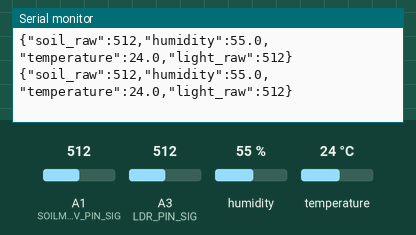
Recording of a sketch running on a simulated Arduino Uno, built with avr-gcc and run on an emulated ATmega328P. Parts: the last lines printed to the serial monitor. Wiring (inferred from the names in the program): DHT11 sensor: data pin 2. Inputs (shaded band) come from the test bench; at power-on: humidity 55 %, A1 (SOILMOISTURE_5V_PIN_SIG) = 512, A3 (LDR_PIN_SIG) = 512, temperature 24 °C.

Above: at 5.8 s.
5.9 s: humidity set to 22 %
At 11.2 s:
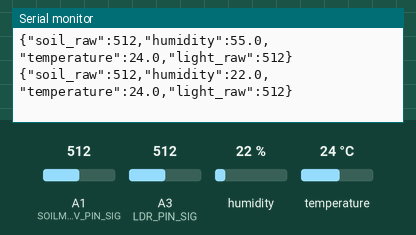
11.9 s: A1 (SOILMOISTURE_5V_PIN_SIG) set to 716
At 16.4 s:
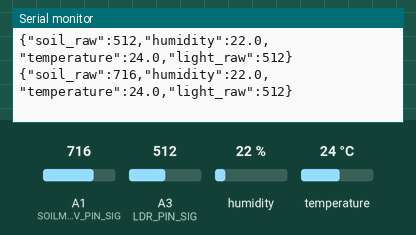
17.9 s: A3 (LDR_PIN_SIG) set to 716
At 21.5 s:
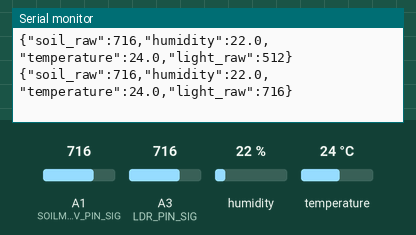
23.9 s: temperature set to 12 °C
At 26.6 s:
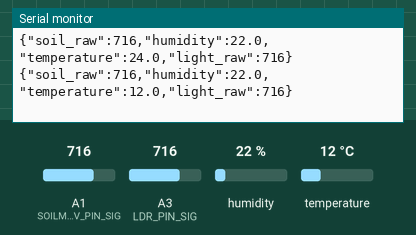
29.9 s: A1 (SOILMOISTURE_5V_PIN_SIG) set to 992
At 31.7 s:
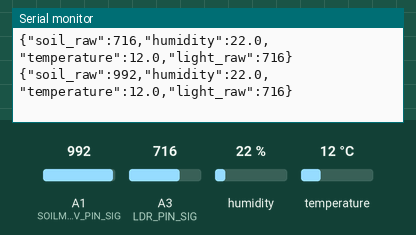
35.9 s: A3 (LDR_PIN_SIG) set to 992
At 40.8 s:
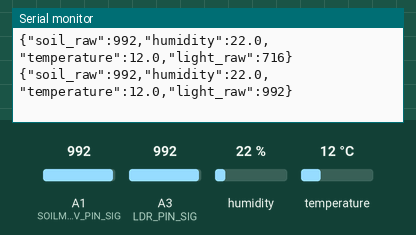
Timing chart, 0 to 42.3 s (numbered marks = the images above; inputs shaded):
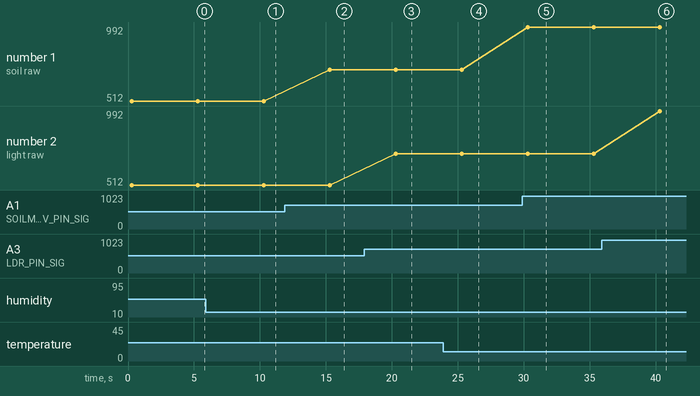

The sketch:

arduino_uno_sensor_node.ino
```cpp
#include "Arduino.h"
#include "SoilMoisture.h"
#include "DHT.h"
#include "LDR.h"

// Pin definitions.
#define SOILMOISTURE_5V_PIN_SIG A1
#define DHT_PIN_DATA 2
#define LDR_PIN_SIG A3

// Use DHT22 here if the physical sensor is DHT22 instead of DHT11.
#define DHTTYPE DHT11

const unsigned long SERIAL_BAUD_RATE = 9600;
const unsigned long READ_INTERVAL_MS = 5000;

SoilMoisture soilMoisture_5v(SOILMOISTURE_5V_PIN_SIG);
DHT dht(DHT_PIN_DATA, DHTTYPE);
LDR ldr(LDR_PIN_SIG);

unsigned long lastReadAt = 0;

void printNullableFloat(float value)
{
    if (isnan(value))
    {
        Serial.print(F("null"));
    }
    else
    {
        Serial.print(value, 1);
    }
}

void printSensorReading()
{
    int soilRaw = soilMoisture_5v.read();
    float humidity = dht.readHumidity();
    float temperature = dht.readTempC();
    int lightRaw = ldr.read();

    Serial.print(F("{\"soil_raw\":"));
    Serial.print(soilRaw);
    Serial.print(F(",\"humidity\":"));
    printNullableFloat(humidity);
    Serial.print(F(",\"temperature\":"));
    printNullableFloat(temperature);
    Serial.print(F(",\"light_raw\":"));
    Serial.print(lightRaw);
    Serial.println(F("}"));
}

void setup()
{
    Serial.begin(SERIAL_BAUD_RATE);
    dht.begin();
    lastReadAt = millis() - READ_INTERVAL_MS;
}

void loop()
{
    unsigned long now = millis();
    if (now - lastReadAt >= READ_INTERVAL_MS)
    {
        lastReadAt = now;
        printSensorReading();
    }
}
```

AnalogReader.cpp
```cpp
#include "AnalogReader.h"

#include <Arduino.h>

AnalogReader::AnalogReader(const int pin) : m_pin(pin) {}

/**
 * Read analog value from board ADC
 */
int AnalogReader::read()
{
	return analogRead(m_pin);
}
```

AnalogReader.h
```cpp
#ifndef _ANALOG_READER_H
#define _ANALOG_READER_H

class AnalogReader
{
	public:
		AnalogReader(const int pin);
		int read();

	private:
		const int m_pin;
};
#endif //_ANALOG_READER_H
```

DHT.cpp
```cpp
// (licence header left out)
#include "DHT.h"

#define MIN_INTERVAL 2000

DHT::DHT(uint8_t pin, uint8_t type, uint8_t count) {
  _pin = pin;
  _type = type;
  #ifdef __AVR
    _bit = digitalPinToBitMask(pin);
    _port = digitalPinToPort(pin);
  #endif
  _maxcycles = microsecondsToClockCycles(1000);  // 1 millisecond timeout for
                                                 // reading pulses from DHT sensor.
  // Note that count is now ignored as the DHT reading algorithm adjusts itself
  // basd on the speed of the processor.
}

void DHT::begin(void) {
  // set up the pins!
  pinMode(_pin, INPUT_PULLUP);
  // Using this value makes sure that millis() - lastreadtime will be
  // >= MIN_INTERVAL right away. Note that this assignment wraps around,
  // but so will the subtraction.
  _lastreadtime = -MIN_INTERVAL;
  DEBUG_PRINT("Max clock cycles: "); DEBUG_PRINTLN(_maxcycles, DEC);
}

//boolean S == Scale.  True == Fahrenheit; False == Celcius
float DHT::readTemperature(bool S, bool force) {
  float f = NAN;

  if (read(force)) {
    switch (_type) {
    case DHT11:
      f = data[2];
      if(S) {
        f = convertCtoF(f);
      }
      break;
    case DHT22:
    case DHT21:
      f = data[2] & 0x7F;
      f *= 256;
      f += data[3];
      f *= 0.1;
      if (data[2] & 0x80) {
        f *= -1;
      }
      if(S) {
        f = convertCtoF(f);
      }
      break;
    }
  }
  if (isnan(f))
  {
    Serial.println("Failed to read Temperature!");
  }
  return f;
}

float DHT::convertCtoF(float c) {
  return c * 1.8 + 32;
}

float DHT::convertFtoC(float f) {
  return (f - 32) * 0.55555;
}

float DHT::readHumidity(bool force) {
  float f = NAN;
  if (read()) {
    switch (_type) {
    case DHT11:
      f = data[0];
      break;
    case DHT22:
    case DHT21:
      f = data[0];
      f *= 256;
      f += data[1];
      f *= 0.1;
      break;
    }
  }
  if (isnan(f))
  {
    Serial.println("Failed to read Humidity!");
  }
  return f;
}

float DHT::readTempC()
{
  return readTemperature();
}
float DHT::readTempF()
{
  return convertCtoF(readTemperature());
}

//boolean isFahrenheit: True == Fahrenheit; False == Celcius
float DHT::computeHeatIndex(float temperature, float percentHumidity, bool isFahrenheit) {
  // Using both Rothfusz and Steadman's equations
  // http://www.wpc.ncep.noaa.gov/html/heatindex_equation.shtml
  float hi;

  if (!isFahrenheit)
    temperature = convertCtoF(temperature);

  hi = 0.5 * (temperature + 61.0 + ((temperature - 68.0) * 1.2) + (percentHumidity * 0.094));

  if (hi > 79) {
    hi = -42.379 +
             2.04901523 * temperature +
            10.14333127 * percentHumidity +
            -0.22475541 * temperature*percentHumidity +
            -0.00683783 * pow(temperature, 2) +
            -0.05481717 * pow(percentHumidity, 2) +
             0.00122874 * pow(temperature, 2) * percentHumidity +
             0.00085282 * temperature*pow(percentHumidity, 2) +
            -0.00000199 * pow(temperature, 2) * pow(percentHumidity, 2);

    if((percentHumidity < 13) && (temperature >= 80.0) && (temperature <= 112.0))
      hi -= ((13.0 - percentHumidity) * 0.25) * sqrt((17.0 - abs(temperature - 95.0)) * 0.05882);

    else if((percentHumidity > 85.0) && (temperature >= 80.0) && (temperature <= 87.0))
      hi += ((percentHumidity - 85.0) * 0.1) * ((87.0 - temperature) * 0.2);
  }

  return isFahrenheit ? hi : convertFtoC(hi);
}

boolean DHT::read(bool force) {
  // Check if sensor was read less than two seconds ago and return early
  // to use last reading.
  uint32_t currenttime = millis();
  if (!force && ((currenttime - _lastreadtime) < 2000)) {
    return _lastresult; // return last correct measurement
  }
  _lastreadtime = currenttime;

  // Reset 40 bits of received data to zero.
  data[0] = data[1] = data[2] = data[3] = data[4] = 0;

  // Send start signal.  See DHT datasheet for full signal diagram:
  //   http://www.adafruit.com/datasheets/Digital%20humidity%20and%20temperature%20sensor%20AM2302.pdf

  // Go into high impedence state to let pull-up raise data line level and
  // start the reading process.
  digitalWrite(_pin, HIGH);
  delay(250);

  // First set data line low for 20 milliseconds.
  pinMode(_pin, OUTPUT);
  digitalWrite(_pin, LOW);
  delay(20);

  uint32_t cycles[80];
  {
    // Turn off interrupts temporarily because the next sections are timing critical
    // and we don't want any interruptions.
    InterruptLock lock;

    // End the start signal by setting data line high for 40 microseconds.
    digitalWrite(_pin, HIGH);
    delayMicroseconds(40);

    // Now start reading the data line to get the value from the DHT sensor.
    pinMode(_pin, INPUT_PULLUP);
    delayMicroseconds(10);  // Delay a bit to let sensor pull data line low.

    // First expect a low signal for ~80 microseconds followed by a high signal
    // for ~80 microseconds again.
    if (expectPulse(LOW) == 0) {
      DEBUG_PRINTLN(F("Timeout waiting for start signal low pulse."));
      _lastresult = false;
      return _lastresult;
    }
    if (expectPulse(HIGH) == 0) {
      DEBUG_PRINTLN(F("Timeout waiting for start signal high pulse."));
      _lastresult = false;
      return _lastresult;
    }

    // Now read the 40 bits sent by the sensor.  Each bit is sent as a 50
    // microsecond low pulse followed by a variable length high pulse.  If the
    // high pulse is ~28 microseconds then it's a 0 and if it's ~70 microseconds
    // then it's a 1.  We measure the cycle count of the initial 50us low pulse
    // and use that to compare to the cycle count of the high pulse to determine
    // if the bit is a 0 (high state cycle count < low state cycle count), or a
    // 1 (high state cycle count > low state cycle count). Note that for speed all
    // the pulses are read into a array and then examined in a later step.
    for (int i=0; i<80; i+=2) {
      cycles[i]   = expectPulse(LOW);
      cycles[i+1] = expectPulse(HIGH);
    }
  } // Timing critical code is now complete.

  // Inspect pulses and determine which ones are 0 (high state cycle count < low
  // state cycle count), or 1 (high state cycle count > low state cycle count).
  for (int i=0; i<40; ++i) {
    uint32_t lowCycles  = cycles[2*i];
    uint32_t highCycles = cycles[2*i+1];
    if ((lowCycles == 0) || (highCycles == 0)) {
      DEBUG_PRINTLN(F("Timeout waiting for pulse."));
      _lastresult = false;
      return _lastresult;
    }
    data[i/8] <<= 1;
    // Now compare the low and high cycle times to see if the bit is a 0 or 1.
    if (highCycles > lowCycles) {
      // High cycles are greater than 50us low cycle count, must be a 1.
      data[i/8] |= 1;
    }
    // Else high cycles are less than (or equal to, a weird case) the 50us low
    // cycle count so this must be a zero.  Nothing needs to be changed in the
    // stored data.
  }

  DEBUG_PRINTLN(F("Received:"));
  DEBUG_PRINT(data[0], HEX); DEBUG_PRINT(F(", "));
  DEBUG_PRINT(data[1], HEX); DEBUG_PRINT(F(", "));
  DEBUG_PRINT(data[2], HEX); DEBUG_PRINT(F(", "));
  DEBUG_PRINT(data[3], HEX); DEBUG_PRINT(F(", "));
  DEBUG_PRINT(data[4], HEX); DEBUG_PRINT(F(" =? "));
  DEBUG_PRINTLN((data[0] + data[1] + data[2] + data[3]) & 0xFF, HEX);

  // Check we read 40 bits and that the checksum matches.
  if (data[4] == ((data[0] + data[1] + data[2] + data[3]) & 0xFF)) {
    _lastresult = true;
    return _lastresult;
  }
  else {
    DEBUG_PRINTLN(F("Checksum failure!"));
    _lastresult = false;
    return _lastresult;
  }
}

// Expect the signal line to be at the specified level for a period of time and
// return a count of loop cycles spent at that level (this cycle count can be
// used to compare the relative time of two pulses).  If more than a millisecond
// ellapses without the level changing then the call fails with a 0 response.
// This is adapted from Arduino's pulseInLong function (which is only available
// in the very latest IDE versions):
//   https://github.com/arduino/Arduino/blob/master/hardware/arduino/avr/cores/arduino/wiring_pulse.c
uint32_t DHT::expectPulse(bool level) {
  uint32_t count = 0;
  // On AVR platforms use direct GPIO port access as it's much faster and better
  // for catching pulses that are 10's of microseconds in length:
  #ifdef __AVR
    uint8_t portState = level ? _bit : 0;
    while ((*portInputRegister(_port) & _bit) == portState) {
      if (count++ >= _maxcycles) {
        return 0; // Exceeded timeout, fail.
      }
    }
  // Otherwise fall back to using digitalRead (this seems to be necessary on ESP8266
  // right now, perhaps bugs in direct port access functions?).
  #else
    while (digitalRead(_pin) == level) {
      if (count++ >= _maxcycles) {
        return 0; // Exceeded timeout, fail.
      }
    }
  #endif

  return count;
}
```

DHT.h
```cpp
// (licence header left out)
#ifndef DHT_H
#define DHT_H

#if ARDUINO >= 100
 #include "Arduino.h"
#else
 #include "WProgram.h"
#endif


// Uncomment to enable printing out nice debug messages.
//#define DHT_DEBUG

// Define where debug output will be printed.
#define DEBUG_PRINTER Serial

#define DHTTYPE DHT11

// Setup debug printing macros.
#ifdef DHT_DEBUG
  #define DEBUG_PRINT(...) { DEBUG_PRINTER.print(__VA_ARGS__); }
  #define DEBUG_PRINTLN(...) { DEBUG_PRINTER.println(__VA_ARGS__); }
#else
  #define DEBUG_PRINT(...) {}
  #define DEBUG_PRINTLN(...) {}
#endif

// Define types of sensors.
#define DHT11 11
#define DHT22 22
#define DHT21 21
#define AM2301 21


class DHT {
  public:
   DHT(uint8_t pin, uint8_t type = DHTTYPE, uint8_t count=6);
   void begin(void);
   float readTemperature(bool S=false, bool force=false);
   float readTempC();
   float readTempF();
   float convertCtoF(float);
   float convertFtoC(float);
   float computeHeatIndex(float temperature, float percentHumidity, bool isFahrenheit=true);
   float readHumidity(bool force=false);
   boolean read(bool force=false);

 private:
  uint8_t data[5];
  uint8_t _pin, _type;
  #ifdef __AVR
    // Use direct GPIO access on an 8-bit AVR so keep track of the port and bitmask
    // for the digital pin connected to the DHT.  Other platforms will use digitalRead.
    uint8_t _bit, _port;
  #endif
  uint32_t _lastreadtime, _maxcycles;
  bool _lastresult;

  uint32_t expectPulse(bool level);

};

class InterruptLock {
  public:
   InterruptLock() {
    noInterrupts();
   }
   ~InterruptLock() {
    interrupts();
   }

};

#endif
```

LDR.cpp
```cpp
#include "LDR.h"

/**
 * LDR constructor.<BR>
 * pin - requires analog pin on arduino board.
 */
LDR::LDR(int pin) : analogPin(pin) {}


/**
 * Reads sensor value.<BR>
 * Returns integer value (0 - 1023).
 */
int LDR::read()
{
	return analogRead(analogPin);
}


/**
 * Reads sensor value 'samples' times and averages them.<BR>
 * Returns the avarage integer value (0 - 1023).
 */
int LDR::readAverage(int samples)
{
	long sum = 0;
	for(int i=0;i<samples;i++)
	{
		sum += read();
		delay(2); //minimum delay for prevent sticky samples
	}
	return (int)(sum/samples);
}
```

LDR.h
```cpp
/** \addtogroup LDR
 *  @{
 */
#ifndef LDR_H
#define LDR_H

#include <Arduino.h>

class LDR
{
	public:
		LDR(int pin);
		int read();
		int readAverage(int samples = 10);

	private:
		const int analogPin;

};
#endif //LDR_H
/** @}*/
```

SoilMoisture.cpp
```cpp
#include "SoilMoisture.h"

SoilMoisture::SoilMoisture(int pin) : AnalogReader(pin) {}
```

SoilMoisture.h
```cpp
#ifndef SoilMoisture_H
#define SoilMoisture_H

#include "AnalogReader.h"

class SoilMoisture : public AnalogReader
{
	public:
		SoilMoisture(int pin);
};
#endif //SoilMoisture_H
```

Measured:
- after the input at 5.9 s, the serial monitor: prints a new line after 4.4 s (image 1)
- after the input at 11.9 s, the serial monitor: prints a new line after 3.4 s (image 2)
- after the input at 17.9 s, the serial monitor: prints a new line after 2.4 s (image 3)
- after the input at 23.9 s, the serial monitor: prints a new line after 1.4 s (image 4)
- after the input at 29.9 s, the serial monitor: prints a new line after 0.39 s (image 5)
- after the input at 35.9 s, the serial monitor: prints a new line after 4.4 s (image 6)
- plotted number 1: 512 → 716 after the input at 11.9 s, 716 → 992 after the input at 29.9 s
